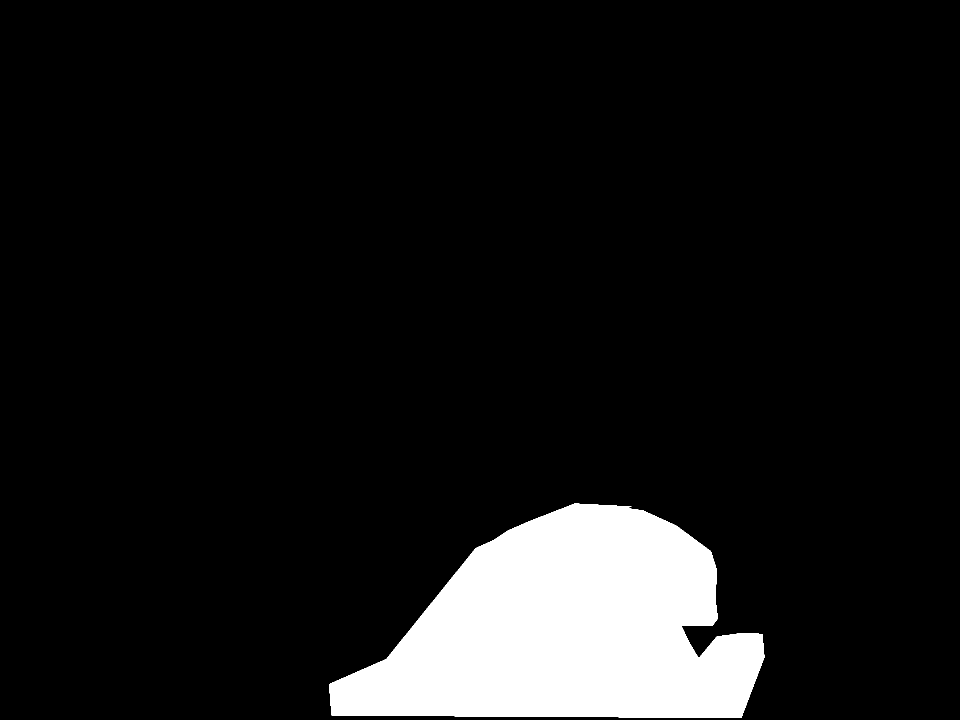
#> input picture mask_polygon_labeled_full/left/21_029.png, 1920 x 1440 px (shown at 1/2 size); its folder holds only this picture in this run
$ python generate_hand_mask_dataset.py
#> lines starting #> are read from the running program, lines starting #| are printed output that depends on the picture; after the words box and inside, x2 and y2 are one past the last pixel; in counts of white or black regions, pixels touching at a corner belong together
import cv2
import numpy as np
import glob
import os


###########################Gan nhan tay trai###########################
log_file = 'mask_polygon_labeled_full/log/left_seg_log.txt'

hand_label_mask_dir = 'mask_polygon_labeled_full/left_hand_labels/'
forearm_label_mask_dir = 'mask_polygon_labeled_full/left_forearm_labels/'
org_image_dir = '../Hand_data_labeled_full/'
full_hand_mask_dir = 'mask_polygon_labeled_full/left/*.png'
#########################################################################


################################gan nhan tay phai######################
# log_file = 'mask_polygon_labeled_full/log/right_seg_log.txt'
# # choose_file = 'mask_polygon_labeled_full/log/right_data_file_labeled.txt'

# hand_label_mask_dir = 'mask_polygon_labeled_full/right_hand_labels/'
# forearm_label_mask_dir = 'mask_polygon_labeled_full/right_forearm_labels/'
# org_image_dir = '../Hand_data_labeled_full/'
# full_hand_mask_dir = 'mask_polygon_labeled_full/right/*.png'
########################################################################


def check_contours_exist(maks):
    contours, hierarchy = cv2.findContours(mask, cv2.RETR_EXTERNAL, cv2.CHAIN_APPROX_NONE)
    return len(contours) > 0


# [47 lines left out: function segment_mask_by_point, not called in this run]


lb_points = []
# Create the Event Capturing Function


# [6 lines left out: function capture_event, not called in this run]

if not os.path.isdir(hand_label_mask_dir):
    os.makedirs(hand_label_mask_dir)
if not os.path.isdir(forearm_label_mask_dir):
    os.makedirs(forearm_label_mask_dir)


window_name = 'label_here'
cv2.namedWindow(window_name, cv2.WINDOW_NORMAL)
cv2.resizeWindow(window_name, 720, 600)
cv2.moveWindow(window_name, 200, 200)
cv2.setMouseCallback(window_name, capture_event)

# [7 lines of commented-out code are left out]
image_names = glob.glob(full_hand_mask_dir)
# image_names = ['data_right_hand/47_017_1.png']

total = len(image_names)

for i, file_name in enumerate(image_names):
    print(file_name)
    print('file: %s\tTotal %d/%d' %(file_name,i, total))
    # set the mouse settin function
    file_name = file_name.strip('\r\n')
    if not os.path.isfile(file_name):
        i += 1
        print('no file named %s , next' % file_name)
    img = cv2.imread(file_name, 0)
#> img: shape (1440, 1920); 9% white; 1 white region, box (x1, y1, x2, y2) and area: (658, 1007, 1529, 1436) 249552
    mask = img > 100
#> mask: shape (1440, 1920) bool; 9% white; 1 white region
    mask = 255*mask.astype('uint8')
    print('shapeepe: ', mask.shape)
#| shapeepe:  (1440, 1920)

    if not check_contours_exist(mask):
#> in check_contours_exist, `contours, hierarchy = cv2.findContours(mask, cv2.RETR_EXTERNAL, cv2.CH..`: contours = 1 contour; box (x1, y1, x2, y2) and area: (658, 1007, 1529, 1436) 248408
        print('no mask, skip image!')
        continue
    # org_path = org_image_dir + os.path.splitext(os.path.basename(file_name))[0][:-2] + '.png' #bo di _x vd: 1_000_1.png -> 1_001.png
    org_path = org_image_dir + os.path.splitext(os.path.basename(file_name))[0] + '.png'
    # print('org_path: ', org_path)
    # print('number point: ', len(list_points_cp))
    if os.path.isfile(org_path):
        org_img = cv2.imread(org_path)
#> org_img is the input picture: shape (1440, 1920, 3); 9% white; 1 white region, box (x1, y1, x2, y2) and area: (658, 1007, 1529, 1436) 249552
    else:
        org_img = np.zeros((img.shape[0], img.shape[1], 3), dtype=np.uint8)


    while True:

        mask_color = np.zeros(org_img.shape, dtype=np.uint8)
        mask_color[img > 100] = (0, 180, 180)
        img_show = cv2.addWeighted(org_img, 0.8, mask_color, 0.2, 20)
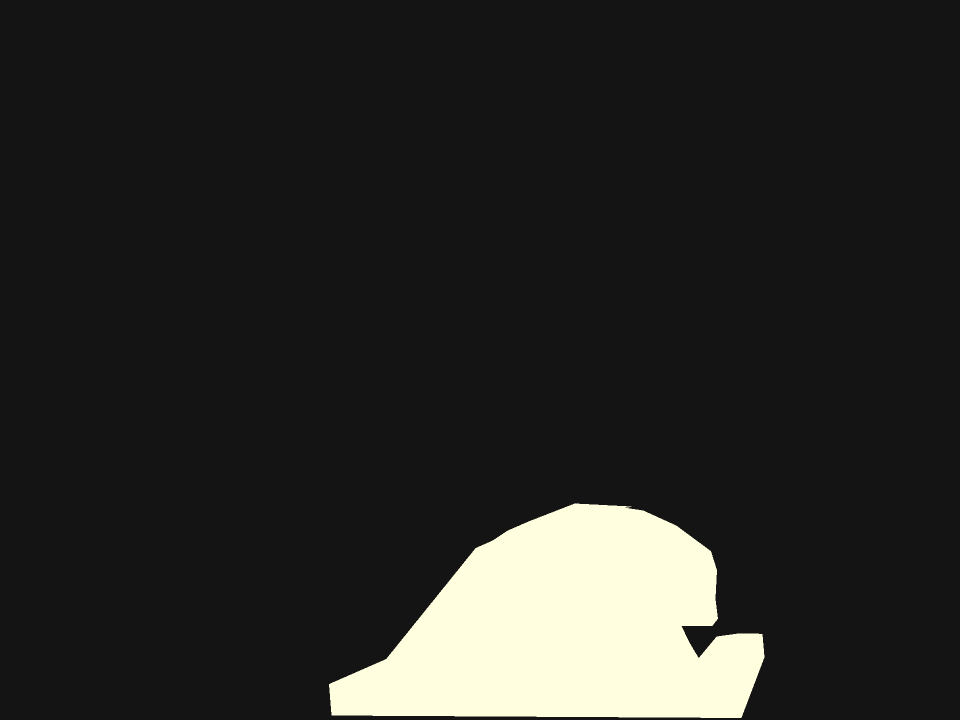
#> img_show: shape (1440, 1920, 3) (shown at 1/2 size); mean B, G, R 38.4, 41.2, 41.2

        key = cv2.waitKey(20)
#> (key x is pressed here)
        if key == 8 or key == ord('c'):  # press backspace or 'c'
            print('remove latest click point!')
            if len(lb_points) > 0:
                lb_points.pop()
            print('lb points: ', lb_points)
        if key == ord('x'):
            print('clear lb points!')
            lb_points.clear()

        show = np.zeros(org_img.shape, dtype=np.uint8)
        if len(lb_points) >= 3:
            _, _, img_show = segment_mask_by_point(mask, lb_points, org_img)


        if len(lb_points) >= 2:
            cv2.line(img_show, lb_points[0], lb_points[1], (0, 255, 0), 5)

        for point in lb_points:
            cv2.circle(img_show, point, 7, (0, 0, 255), 12)

        cv2.imshow(window_name, img_show)

        if key == 13 or key == ord('q') or key == 9:
            if len(lb_points) < 3:
                print('not enought point for processing!...')
            else:
                print('list point choose: ', lb_points)
                hand_mask, forearm_mask, _ = segment_mask_by_point(
                    mask, lb_points, org_img)

                cv2.imwrite(hand_label_mask_dir +
                            os.path.basename(file_name), hand_mask)
                cv2.imwrite(forearm_label_mask_dir +
                            os.path.basename(file_name), forearm_mask)
                with open(log_file, 'a') as f:
                    f.write(os.path.basename(file_name) +
                            '-' + str(lb_points) + '\n')
                    f.close
                break
        if key == 27:
            print('skip this image')
            break

    # lb_points.clear()

$ run again, on mask_polygon_labeled_full/left/24_165.png
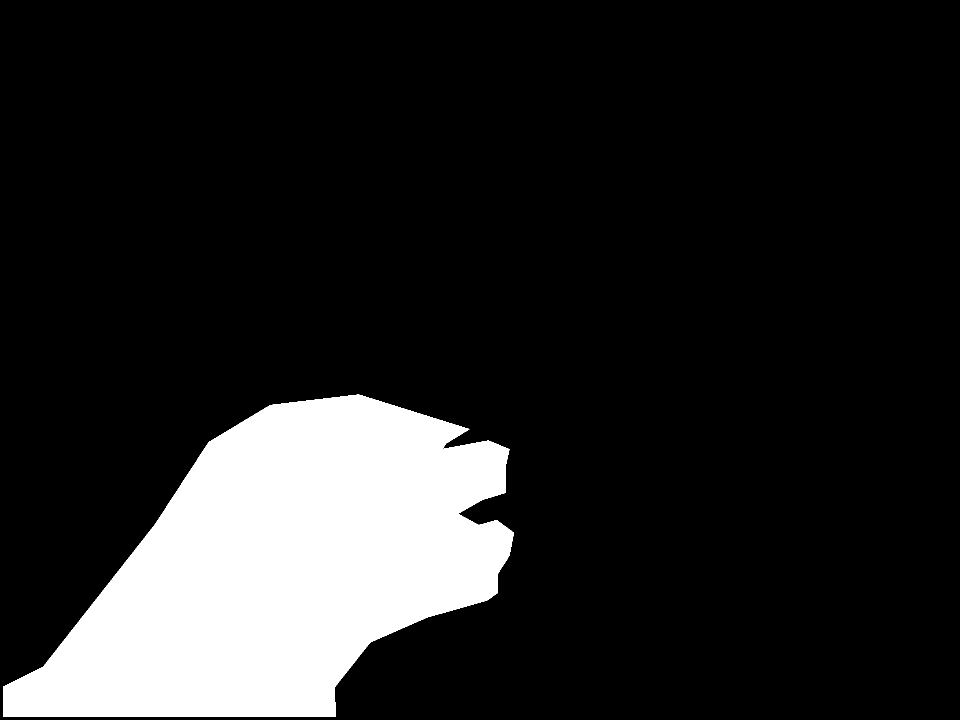
#> input picture mask_polygon_labeled_full/left/24_165.png, 1920 x 1440 px (shown at 1/2 size)
#> img: shape (1440, 1920); 14.6% white; 1 white region, box (x1, y1, x2, y2) and area: (6, 789, 1028, 1433) 403204
#> mask: shape (1440, 1920) bool; 14.6% white; 1 white region
#| shapeepe:  (1440, 1920)
#> contours = 1 contour; box (x1, y1, x2, y2) and area: (6, 789, 1028, 1433) 401812
#> org_img is the input picture: shape (1440, 1920, 3); 14.6% white; 1 white region, box (x1, y1, x2, y2) and area: (6, 789, 1028, 1433) 403204
#> `img_show = cv2.addWeighted(org_img, 0.8, mask_color, 0.2, 20)`:
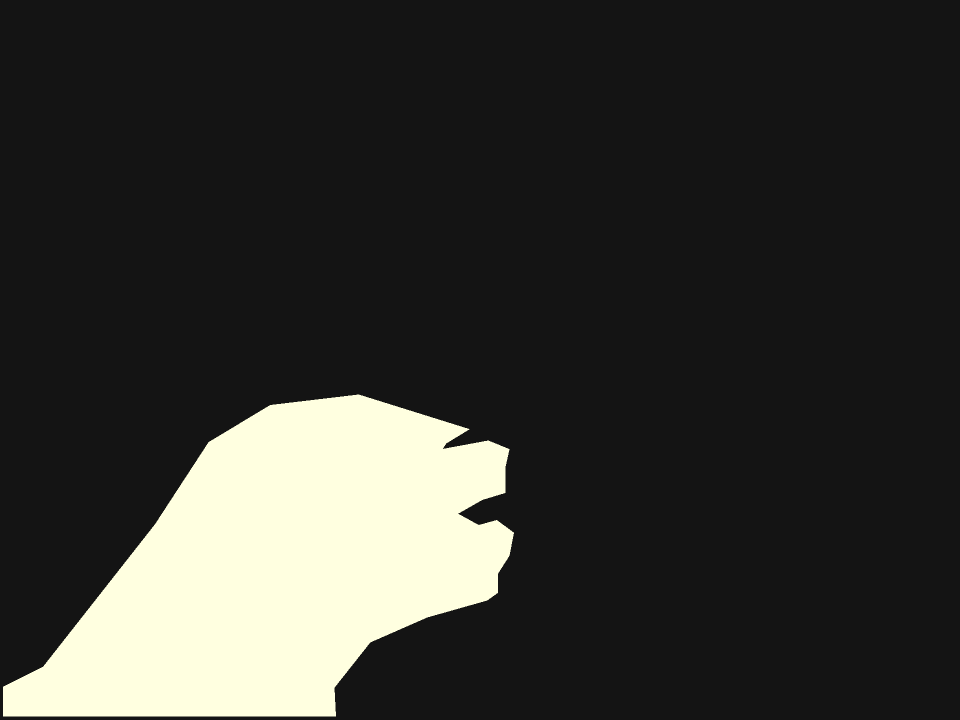
#> img_show: shape (1440, 1920, 3) (shown at 1/2 size); mean B, G, R 49.8, 54.3, 54.3

$ run again, on mask_polygon_labeled_full/left/46_035.png
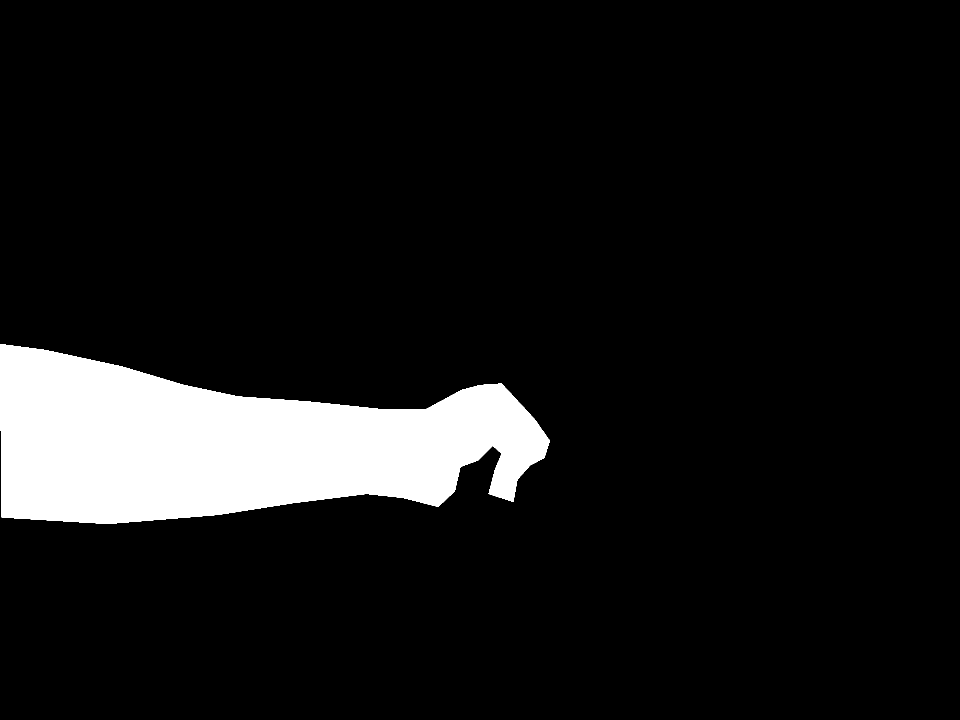
#> input picture mask_polygon_labeled_full/left/46_035.png, 1920 x 1440 px (shown at 1/2 size)
#> img: shape (1440, 1920); 9.3% white; 1 white region, box (x1, y1, x2, y2) and area: (0, 689, 1100, 1048) 255883
#> mask: shape (1440, 1920) bool; 9.3% white; 1 white region
#| shapeepe:  (1440, 1920)
#> contours = 1 contour; box (x1, y1, x2, y2) and area: (0, 689, 1100, 1048) 254500
#> org_img is the input picture: shape (1440, 1920, 3); 9.3% white; 1 white region, box (x1, y1, x2, y2) and area: (0, 689, 1100, 1048) 255883
#> `img_show = cv2.addWeighted(org_img, 0.8, mask_color, 0.2, 20)`:
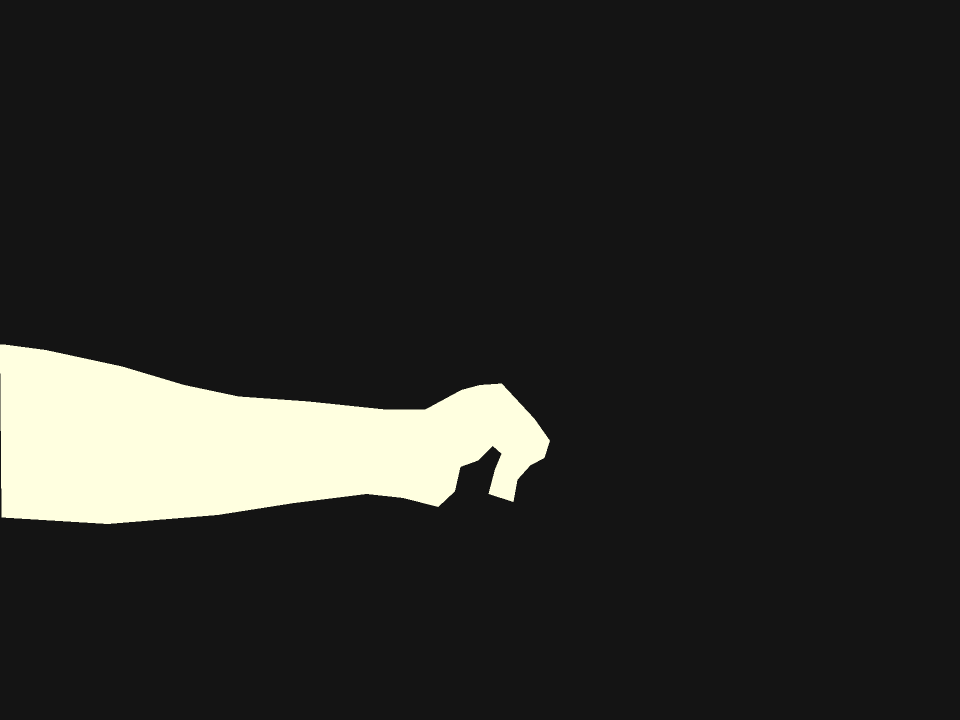
#> img_show: shape (1440, 1920, 3) (shown at 1/2 size); mean B, G, R 38.9, 41.7, 41.7
